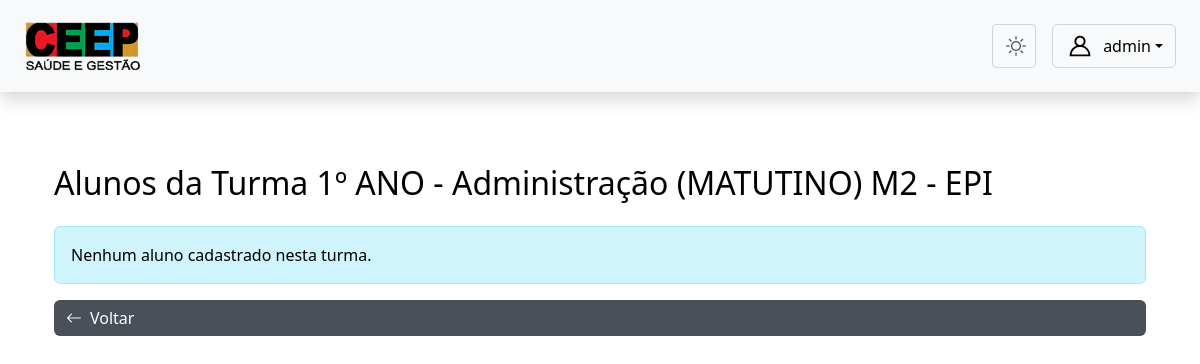
The app's page /admnistrador/admin/turmas_crud/turmas/27/ (signed in) with its own data.
### core/models.py (models this page shows, shortened)
class CustomUser(AbstractUser):
    TIPO_CHOICES = (
        ('admin', 'Admin'),
        ('professor', 'Professor'),
        ('aluno', 'Aluno'),
        ('servidor', 'Servidor'),
        ('direcao', 'Direção'), # <-- 'direcao' está correto
    )
    EIXO_CHOICES = (
        ('SAUDE', 'Eixo da Saúde'),
        ('GESTAO', 'Eixo de Gestão'),
    )
    tipo = models.CharField(max_length=10, choices=TIPO_CHOICES, default='admin')
    eixo = models.CharField(
        max_length=10,
        choices=EIXO_CHOICES,
        null=True,
        blank=True,
        help_text="Eixo ao qual o servidor pertence."
    )
    data_nascimento = models.DateField(null=True, blank=True)
    cpf = models.CharField(max_length=14, unique=True, null=True, blank=True)
    rg = models.CharField(max_length=12, unique=True, null=True, blank=True)
    orgao = models.CharField(max_length=10, null=True, blank=True)
    data_expedicao = models.DateField(null=True, blank=True)
    cidade_nascimento = models.CharField(max_length=100, null=True, blank=True)
    numero_matricula = models.CharField(max_length=20, unique=True, blank=True, null=True)
    nome_pai = models.CharField(max_length=150, blank=True, null=True)
    nome_mae = models.CharField(max_length=150, blank=True, null=True)
    responsavel_matricula = models.CharField(max_length=150, blank=True, null=True)
    endereco_rua = models.CharField(max_length=150, blank=True, null=True)
    endereco_numero = models.CharField(max_length=10, blank=True, null=True)
    endereco_bairro = models.CharField(max_length=100, blank=True, null=True)
    endereco_cidade = models.CharField(max_length=100, blank=True, null=True)
    endereco_cep = models.CharField(max_length=9, blank=True, null=True)
    telefone = models.CharField(max_length=15, blank=True, null=True)
    senha_temporaria = models.BooleanField(default=False)
    email = models.EmailField(blank=True, null=True)
    email_confirmado = models.BooleanField(default=False)
    token_confirmacao_email = models.CharField(max_length=64, blank=True, null=True)
    token_recuperacao_senha = models.CharField(max_length=255, null=True, blank=True)
    token_recuperacao_expira = models.DateTimeField(null=True, blank=True)
    dois_fatores_email = models.BooleanField(default=True)
    codigo_2fa = models.CharField(max_length=6, null=True, blank=True)
    codigo_2fa_expira = models.DateTimeField(null=True, blank=True)
    tentativas_2fa = models.IntegerField(default=0)
    lembrar_dispositivo_token = models.CharField(max_length=64, null=True, blank=True)
    lembrar_dispositivo_expira = models.DateTimeField(null=True, blank=True)
    secret_2fa = models.CharField(max_length=32, null=True, blank=True)
    usa_google_authenticator = models.BooleanField(default=False)

class Turma(models.Model):
    ANO_MODULO_CHOICES = [
        ('1º ANO', '1º ANO'),
        ('2º ANO', '2º ANO'),
        ('3º ANO', '3º ANO'),
        ('I MÓDULO', 'I MÓDULO'),
        ('II MÓDULO', 'II MÓDULO'),
        ('III MÓDULO', 'III MÓDULO'),
        ('IV MÓDULO', 'IV MÓDULO'),
        ('V MÓDULO', 'V MÓDULO'),
        ('VI MÓDULO', 'VI MÓDULO'),
    ]
    TURNO_CHOICES = [
        ('matutino', 'Matutino'),
        ('vespertino', 'Vespertino'),
        ('noturno', 'Noturno'),
    ]
    curso = models.ForeignKey(Curso, on_delete=models.CASCADE)
    ano_modulo = models.CharField(max_length=20, choices=ANO_MODULO_CHOICES)
    turno = models.CharField(max_length=20, choices=TURNO_CHOICES)
    turma = models.CharField(max_length=10, blank=True, null=True, help_text="Ex: M1, V2 ou deixe vazio se for módulo noturno.")
    modalidade = models.CharField(max_length=50, blank=True, null=True)
    sala = models.CharField(max_length=20, blank=True, null=True)
    class Meta:
        unique_together = ('curso', 'ano_modulo', 'turno', 'turma', 'modalidade')
    def __str__(self):
        turma_display = self.turma if self.turma else "-"
        return f"{self.ano_modulo} - {self.curso.nome} ({self.turno.upper()}) {turma_display} - {self.modalidade or ''}".strip()

class Curso(models.Model):
    EIXO_CHOICES = (
        ('SAUDE', 'Eixo da Saúde'),
        ('GESTAO', 'Eixo de Gestão'),
    )
    nome = models.CharField(max_length=100, unique=True)
    eixo = models.CharField(max_length=10, choices=EIXO_CHOICES, default='GESTAO')
    materias = models.ManyToManyField('Materia', through='GradeMateria', related_name='cursos')

### admnistrador/views.py (the view)
# urls.py: path('admin/turmas_crud/turmas/<int:turma_id>/', views.detalhar_turma, name='detalhar_turma'),
@login_required
@role_required('admin')
def detalhar_turma(request, turma_id):
    turma = get_object_or_404(Turma, id=turma_id)
    alunos = CustomUser.objects.filter(alunoturma__turma=turma, tipo='aluno')
    return render(request, 'admin/turmas_crud/detalhar_turma.html', {'turma': turma, 'alunos': alunos})

### templates/admin/turmas_crud/detalhar_turma.html
{% extends 'base4.html' %}
{% load static %}
{% block content %}
<div class="container mt-4">
    <h2 class="mb-4 text-body-emphasis">Alunos da Turma {{ turma }}</h2>
    {% if alunos %}
    <div class="table-responsive">
        <table class="table table-striped table-hover align-middle shadow-sm">
            <thead class="table-secondary text-body-emphasis">
                <tr>
                    <th class="coluna-aluno">Alunos</th>
                    <th>Matrícula</th>
                </tr>
            </thead>
            <tbody>
                {% for aluno in alunos %}
                <tr>
                    <td class="text-body-emphasis">{{ aluno.get_full_name }}</td>
                    <td>{{ aluno.numero_matricula }}</td>
                </tr>
                {% endfor %}
            </tbody>
        </table>
    </div>
    {% else %}
    <div class="alert alert-info text-body-emphasis">
        Nenhum aluno cadastrado nesta turma.
    </div>
    {% endif %}
    <a href="{% url 'listar_turmas' %}" class="btn btn-secondary mt-3 d-flex align-items-center w-auto">
        <i class="bi bi-arrow-left me-2"></i>
        Voltar
    </a>
</div>
{% endblock content %}

### templates/base4.html (shortened to what this page needs)
{% load static %}
<!DOCTYPE html>
<html lang="pt-br" data-bs-theme="light">
<head>
<link rel="stylesheet" href="{% static 'css/bootstrap.min.css' %}" />
<link rel="stylesheet" href="https://cdn.jsdelivr.net/npm/bootstrap-icons@1.11.1/font/bootstrap-icons.css">
<link rel="stylesheet" href="{% static 'css/style.css' %}" />
</head>
<body>
<nav class="navbar navbar-expand-lg bg-body-tertiary justify-content-between px-4 py-3 shadow">
<span class="navbar-brand mb-0 h1">
<img src="{%static 'assets/img/ceep3.png'%}" width='100%' height='50px' class="me-2">
</span>
<div class="d-flex align-items-center">
  <button id="theme-toggle" class="btn btn-sm btn-outline-secondary me-3 theme-toggle-btn" title="Alternar tema">
  <i class="bi bi-sun fs-5"></i>
</button>
<div class="dropdown">
<button class="btn btn-outline-secondary text-body-emphasis dropdown-toggle d-flex align-items-center" type="button" data-bs-toggle="dropdown">
<span>{{ request.user.get_full_name|default:request.user.username }}</span>
</button>
</div>
</div>
</nav>
<main class="container py-5">
{% block content %}
{% endblock content %}
</main>
</body>
</html>

### static/css/style.css (style rules this page uses)
:root { --bs-secondary: #495057; --bs-link-color: #495057; --bs-link-hover-color: #495057; --bs-code-color: #495057; --bs-primary-rgb: 180, 195, 205; --bs-dark-rgb: 73, 80, 87; --bs-secondary-rgb: 73, 80, 87; --bs-black-rgb: 33, 37, 41; --bs-body-bg-rgb: 255, 255, 255; --bs-danger-rgb: 220, 53, 69; --bs-info-rgb: 13, 202, 240; --bs-warning-rgb: 255, 193, 7; --body-color: #212529; --navbar-bg: #f8f9fa; --card-bg: #ffffff; --border-color: #dee2e6; }
body { color: var(--body-color); background-color: rgba(var(--bs-body-bg-rgb), 1) !important; transition: background-color 0.3s, color 0.3s; }
.navbar { background-color: var(--navbar-bg) !important; }
.theme-toggle-btn { width: var(--toggle-size, 44px); height: var(--toggle-size, 44px); display: flex; align-items: center; justify-content: center; padding: 0; transition: background-color 0.2s, border-color 0.2s, color 0.2s; }
.btn-outline-secondary { --bs-btn-color: #495057; --bs-btn-border-color: #ced4da; --bs-btn-hover-color: #fff; --bs-btn-hover-bg: #495057; --bs-btn-hover-border-color: #495057; --bs-btn-focus-shadow-rgb: 206, 212, 218; }
.btn-secondary { --bs-btn-color: #fff; --bs-btn-bg: #495057; --bs-btn-border-color: #ff6495057a00; --bs-btn-hover-color: #fff; --bs-btn-hover-bg: #495057; --bs-btn-hover-border-color: #495057; }

### records on screen
CustomUser: user.get_full_name "admin"
Turma: turma+ano_modulo+curso "1º ANO - Administração (MATUTINO) M2 - EPI"
